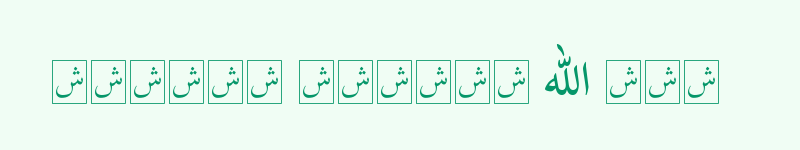

Reproduce this figure in Python.
import matplotlib.pyplot as plt
import matplotlib.font_manager as fm
import arabic_reshaper
from bidi.algorithm import get_display

text = "بِسْمِ اللَّهِ الرَّحْمَٰنِ الرَّحِيمِ"

# Reshape + Bidi
reshaped = arabic_reshaper.reshape(text)
display = get_display(reshaped)

# Charger la police arabe
prop = fm.FontProperties(fname='assets/fonts/ScheherazadeNew-Medium.ttf', size=32)

fig, ax = plt.subplots(figsize=(10, 2), facecolor='#F0FDF4')
ax.text(0.5, 0.5, display, fontproperties=prop, 
        ha='center', va='center', color='#059669')
ax.set_xlim(0, 1)
ax.set_ylim(0, 1)
ax.axis('off')

plt.savefig('test_arabic_mpl.png', dpi=150, bbox_inches='tight', 
            facecolor='#F0FDF4', pad_inches=0.2)
print("Image sauvegardée: test_arabic_mpl.png")
